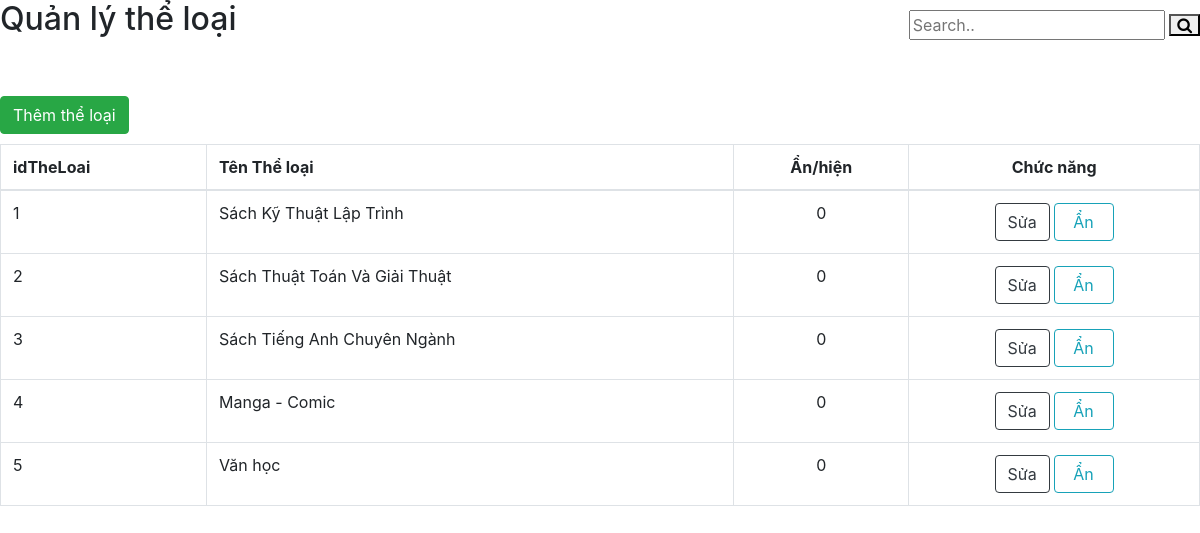
The page /admin/TheLoai.php on the database its author committed.
### tables this page shows
CREATE TABLE `tbltheloai` (
  `idTheLoai` varchar(30) NOT NULL,
  `tenTheLoai` varchar(30) NOT NULL,
  `HienThi` int(11) NOT NULL
);

### admin/TheLoai.php (the view, shortened to what this page needs)
<?php
    include 'scripts.php';
?>
<link rel="stylesheet" href="https://cdnjs.cloudflare.com/ajax/libs/font-awesome/4.7.0/css/font-awesome.min.css">
		<div class="title"><h2>Quản lý thể loại</h2></div>
		<div class="search-container">
    		<form action="code.php" method="post">
      			<input type="text" placeholder="Search.." name="search">
      			<button type="submit" name="btnSearch_TL"><i class="fa fa-search"></i></button>
    		</form>
  		</div>
<button type="button" class="btn btn-success"   style="margin-bottom:10px;" data-toggle="modal" data-target=" <?php echo '#AddModal' ?>">Thêm thể loại</button>
<div class="table-responsive">
<?php
    $connection = mysqli_connect("localhost", "root", "", "webdb");
    $query = "SELECT * FROM tbltheloai";
    $query_run = mysqli_query($connection, $query);
?>
<table class="table table-bordered" id="datatable" width="100%" cellspacing="0">
	<thead>
		<tr>
			<th>idTheLoai</th>
			<th>Tên Thể loại</th>
			<th style="text-align:center;">Ẩn/hiện</th>
			<th style="text-align:center;">Chức năng</th>
		</tr>
	</thead>
	<tbody>
	<?php
        if (mysqli_num_rows($query_run)>0) {
            while ($row = mysqli_fetch_assoc($query_run)) {
                ?>
<form action="code.php"  method="POST">
		<tr>
			<td><?php echo $row['idTheLoai']; ?></td>
			<td><?php echo $row['tenTheLoai']; ?></td>
			<td style="text-align:center;"><?php echo $row['HienThi']; ?></td>
			<td style="text-align:center;">
				<form action=""  method="POST">
					<button type="button" class="btn btn-outline-dark" name="btn_Edit" data-toggle="modal" data-target=" <?php echo '#EditModal'.$row['idTheLoai'].'' ?>">Sửa</button>
                <?php
                    if ( $row['HienThi'] == 0)
                    echo '<form action="code.php"  method="POST">
					    <button type="submit" class="btn btn-outline-info" name="btn_LockTL" style="margin-left: 0px; padding-right: 19px; padding-left: 18px;">Ẩn</button>
				    ';
                    else
                    echo '<form action="code.php"  method="POST">
					    <button type="submit" class="btn btn-outline-info" name="btn_unLockTL">Hiện</button>
			        ';
                ?>
            </td>
		</tr>
</form>
		<?php
            }
        } else {
            echo "Không tìm thấy thể loại";
        }
        ?>
	</tbody>
</table>
</div>

### admin/TheLoai.php (style rules this page uses)
* { box-sizing: border-box; }
.title { float:left; }
.search-container { float:right; margin-top:10px; }

### rows shown on the page
tbltheloai: idTheLoai "1", tenTheLoai "Sách Kỹ Thuật Lập Trình", HienThi "0", shows "Ẩn"
tbltheloai: idTheLoai "2", tenTheLoai "Sách Thuật Toán Và Giải Thuật", HienThi "0", shows "Ẩn"
tbltheloai: idTheLoai "3", tenTheLoai "Sách Tiếng Anh Chuyên Ngành", HienThi "0", shows "Ẩn"
tbltheloai: idTheLoai "4", tenTheLoai "Manga - Comic", HienThi "0", shows "Ẩn"
tbltheloai: idTheLoai "5", tenTheLoai "Văn học", HienThi "0", shows "Ẩn"
